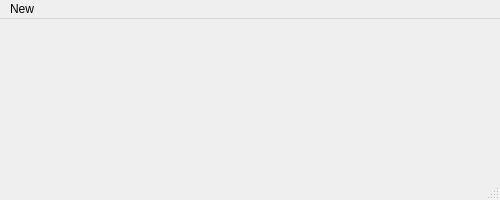
<?xml version="1.0" encoding="UTF-8"?>
<ui version="4.0">
 <class>MainWindow</class>
 <widget class="QMainWindow" name="MainWindow">
  <property name="geometry">
   <rect>
    <x>0</x>
    <y>0</y>
    <width>500</width>
    <height>200</height>
   </rect>
  </property>
  <property name="sizePolicy">
   <sizepolicy hsizetype="MinimumExpanding" vsizetype="MinimumExpanding">
    <horstretch>0</horstretch>
    <verstretch>0</verstretch>
   </sizepolicy>
  </property>
  <property name="minimumSize">
   <size>
    <width>500</width>
    <height>200</height>
   </size>
  </property>
  <property name="windowTitle">
   <string>HexInspector</string>
  </property>
  <property name="windowIcon">
   <iconset>
    <normaloff>../../../../../../home/unknown/pictures/hexinspector.png</normaloff>../../../../../../home/unknown/pictures/hexinspector.png</iconset>
  </property>
  <widget class="QWidget" name="centralwidget">
   <property name="sizePolicy">
    <sizepolicy hsizetype="Maximum" vsizetype="Maximum">
     <horstretch>0</horstretch>
     <verstretch>0</verstretch>
    </sizepolicy>
   </property>
  </widget>
  <widget class="QMenuBar" name="menubar">
   <property name="geometry">
    <rect>
     <x>0</x>
     <y>0</y>
     <width>500</width>
     <height>20</height>
    </rect>
   </property>
   <widget class="QMenu" name="menuNew">
    <property name="title">
     <string>New</string>
    </property>
    <addaction name="actionOpen"/>
    <addaction name="actionSave"/>
    <addaction name="actionSave_As"/>
    <addaction name="actionQuit"/>
    <addaction name="separator"/>
   </widget>
   <addaction name="menuNew"/>
  </widget>
  <widget class="QStatusBar" name="statusbar"/>
  <action name="actionOpen">
   <property name="text">
    <string>Open</string>
   </property>
   <property name="shortcut">
    <string>Ctrl+F</string>
   </property>
  </action>
  <action name="actionSave">
   <property name="text">
    <string>Save</string>
   </property>
  </action>
  <action name="actionSave_As">
   <property name="text">
    <string>Save As</string>
   </property>
  </action>
  <action name="actionQuit">
   <property name="text">
    <string>Quit</string>
   </property>
  </action>
 </widget>
 <resources/>
 <connections/>
</ui>
